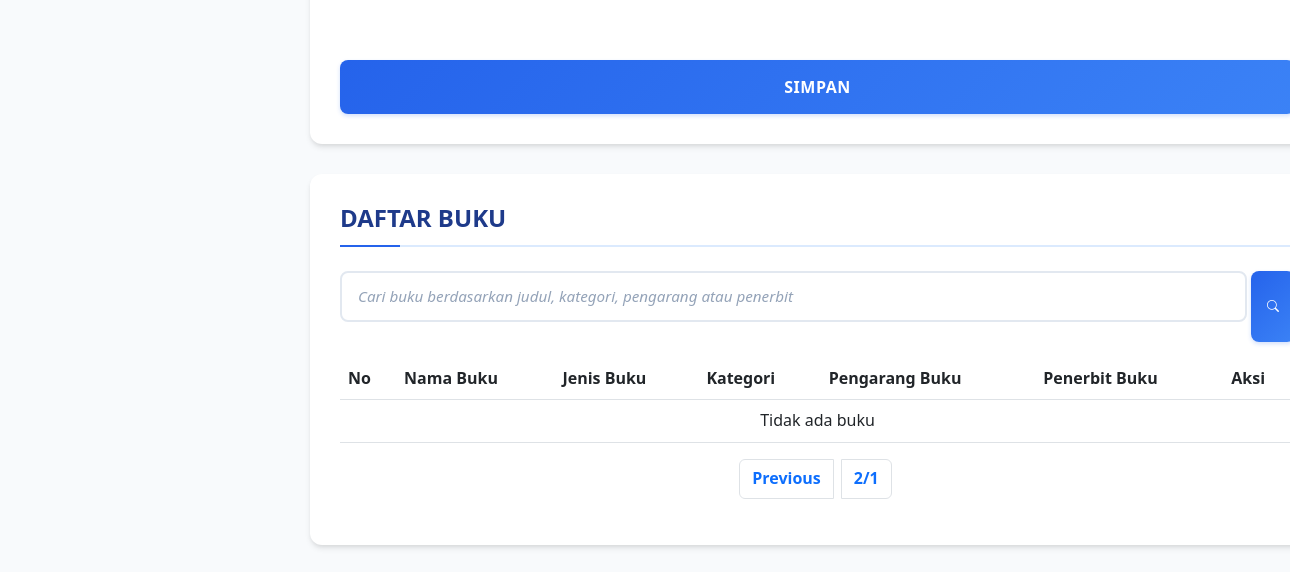
Before: /admin/pages/add_book.php?page=2 (signed in, lower part) with the older database file.
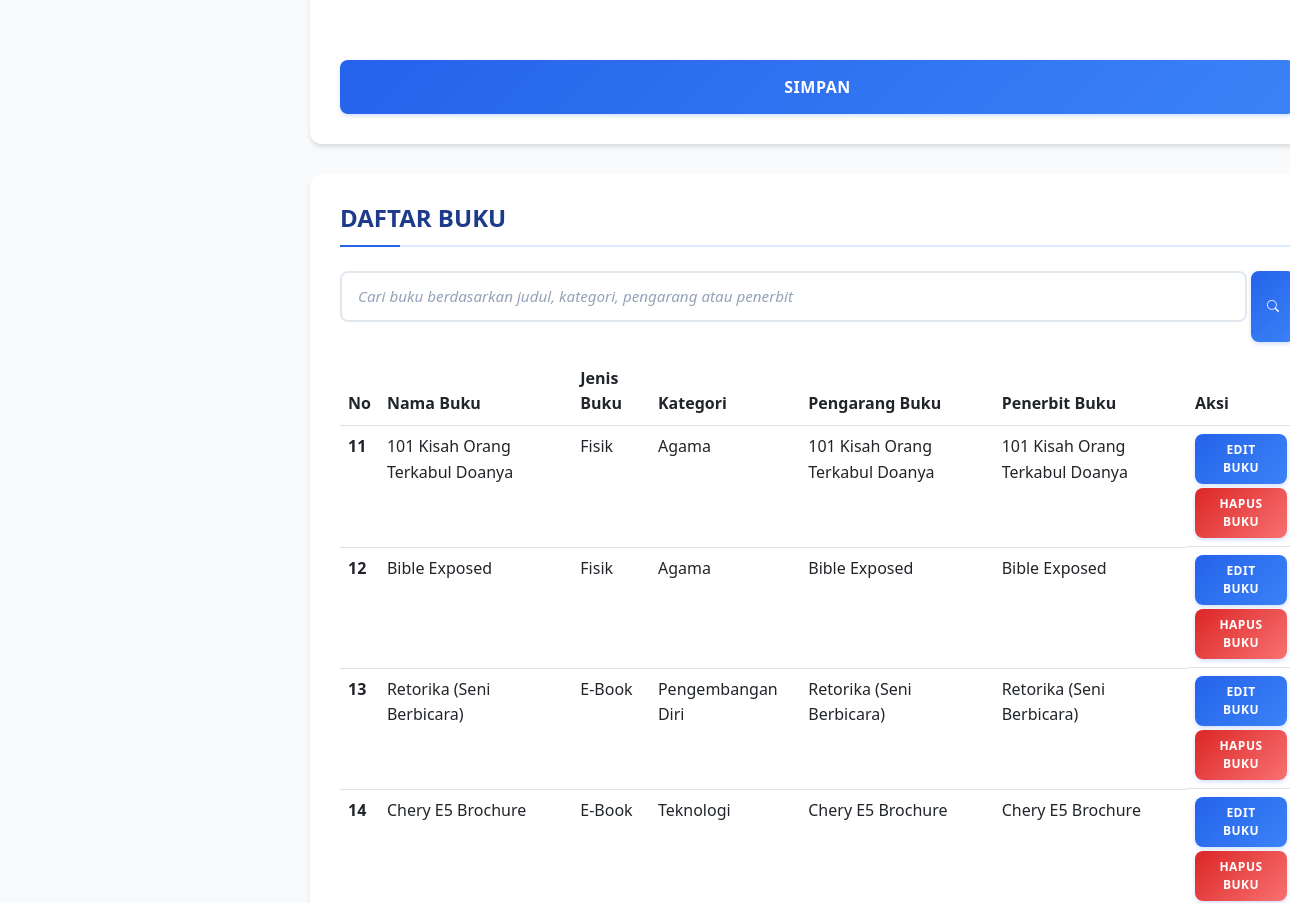
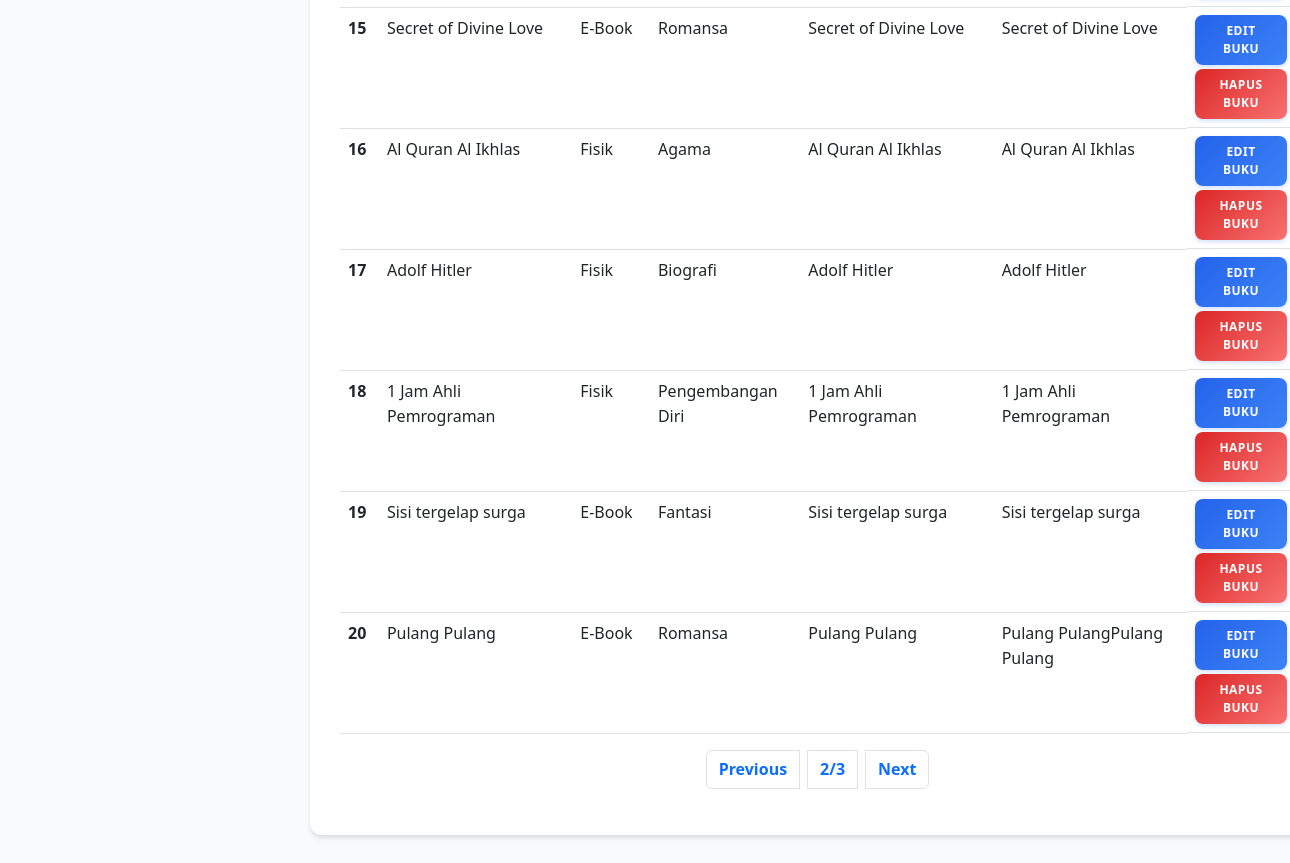
After: the same page with the newer database file (2 pictures, top to bottom).
### tables this page shows
CREATE TABLE `buku` (
  `id_buku` int NOT NULL AUTO_INCREMENT,
  `judul_buku` varchar(100) NOT NULL,
  `lampiran_buku` varchar(100) NOT NULL DEFAULT '"#"',
  `thumbnail_buku` varchar(100) NOT NULL DEFAULT '"#"',
  `id_informasi` int NOT NULL,
  `kategori_buku` varchar(100) NOT NULL,
  `jenis_buku` enum('Fisik','E-Book') NOT NULL DEFAULT 'E-Book',
  `pengarang_buku` varchar(100) NOT NULL,
  `penerbit_buku` varchar(100) NOT NULL,
  `jumlah_buku` int NOT NULL,
  `download` int NOT NULL DEFAULT '1',
  `pinjam` int NOT NULL DEFAULT '1',
  `deskripsi_buku` varchar(500) NOT NULL,
  PRIMARY KEY (`id_buku`),
  KEY `FK_id_informasi_idx` (`id_informasi`),
  KEY `FK_id_buku` (`judul_buku`),
  CONSTRAINT `FK_id_informasi` FOREIGN KEY (`id_informasi`) REFERENCES `informasi` (`id_informasi`) ON DELETE CASCADE ON UPDATE CASCADE
);

### config/class.php (called while the page is built, shortened)
<?php
class Perpustakaan{
    private $conn;
    public function __construct($dbConnection){
        $this->conn = $dbConnection;
    }
    public function displayCatalogBook($page = 1, $news_per_page = 10, $topbooks = 6): array{
        $start_from = ($page - 1) * $news_per_page;
        $stmt = $this->conn->prepare("SELECT * FROM buku ORDER BY id_buku DESC LIMIT $start_from, $news_per_page");
        $stmt->execute();
        $books = $stmt->fetchAll(PDO::FETCH_ASSOC);
        $total_news = $this->conn->prepare("SELECT COUNT(*) AS TOTAL FROM buku");
        $total_news->execute();
        $total_news = $total_news->fetch(PDO::FETCH_ASSOC);
        $total_pages = ceil($total_news["TOTAL"] / $news_per_page);
        $stmt = $this->conn->prepare("SELECT * FROM buku ORDER BY download DESC LIMIT $topbooks");
        $stmt->execute();
        $books_top = $stmt->fetchAll(PDO::FETCH_ASSOC);
        $stmt = $this->conn->prepare("SELECT * FROM buku ORDER BY pinjam DESC LIMIT $topbooks");
        $stmt->execute();
        $books_lend_top = $stmt->fetchAll(PDO::FETCH_ASSOC);
        return [
            "books" => $books,
            "books_top" => $books_top,
            "books_lend_top" => $books_lend_top,
            "total_pages" => $total_pages
        ];
    }
}

### admin/pages/table.php (the view, shortened to what this page needs)
<div class="table-responsive rounded overflow-hidden ">
    <table class="table table-hover mt-3">
        <thead>
            <tr>
                <th scope="col">No</th>
                <th scope="col">Nama Buku</th>
                <th scope="col">Jenis Buku</th>
                <th scope="col">Kategori</th>
                <th scope="col">Pengarang Buku</th>
                <th scope="col">Penerbit Buku</th>
                <th scope="col">Aksi</th>
            </tr>
        </thead>
        <tbody>
            <?php
            $news_per_page = 10;
            $id_buku = ($page - 1) * $news_per_page + 1;
            if(!empty($book_collections["books"])){
                foreach ($book_collections["books"] as $book){ ?>
                    <tr>
                        <th scope="row" class="fs-sm-5"><?= htmlspecialchars($id_buku++) ?></th>
                        <td class="fs-sm-5"><?= isset($book["judul_buku"]) ? htmlspecialchars($book["judul_buku"]) : "Tidak ada judul buku" ?></td>
                        <td class="fs-sm-5"><?= isset($book["jenis_buku"]) ? htmlspecialchars($book["jenis_buku"]) : "Tidak ada jenis buku" ?></td>
                        <td class="fs-sm-5"><?= isset($book["kategori_buku"]) ? htmlspecialchars($book["kategori_buku"]) : "Tidak ada kategori buku" ?></td>
                        <td class="fs-sm-5"><?= isset($book["pengarang_buku"]) ? htmlspecialchars($book["pengarang_buku"]) : "Tidak ada pengarang buku" ?></td>
                        <td class="fs-sm-5"><?= isset($book["penerbit_buku"]) ? htmlspecialchars($book["penerbit_buku"]) : "Tidak ada penerbit buku" ?></td>
                        <td class="d-flex flex-column gap-1">
                            <button class="btn btn-primary" onclick="window.location.href='./edit_book.php?id=<?= htmlspecialchars($book['id_buku']) ?>'">
                                Edit Buku
                            </button>
                            <form action="add_book.php" class="delete_book_form" method="POST">
                                <button class="btn btn-danger w-100">
                                    Hapus Buku
                                </button>
                            </form>
                        </td>
                    </tr>
            <?php
                }
            } else { ?>
                <tr>
                    <td scope="row" class="fs-sm-5 text-center" colspan="7">Tidak ada buku</td>
                </tr>
            <?php } ?>
        </tbody>
    </table>
    <nav aria-label="Page navigation example">
        <ul class="pagination d-flex justify-content-center gap-1">
            <?php if ($page > 1): ?> <li class="page-item"><a class="page-link fw-bold" href="add_book.php?page=<?= $page - 1 ?>">Previous</a></li><?php endif; ?>
            <li class="page-item px-1"><span class="page-link fw-bold" href="#"><?= $page."/".$total_page?></span></li>
            <?php if ($page < $total_page): ?> <li class="page-item"><a class="page-link fw-bold" href="add_book.php?page=<?= $page + 1 ?>">Next</a></li><?php endif; ?>
        </ul>
    </nav>
</div>

Changed rows visible on the page:
added buku: judul_buku "101 Kisah Orang Terkabul Doanya", jenis_buku "Fisik", kategori_buku "Agama", pengarang_buku "101 Kisah Orang Terkabul Doanya", penerbit_buku "101 Kisah Orang Terkabul Doanya"
added buku: judul_buku "Bible Exposed", jenis_buku "Fisik", kategori_buku "Agama", pengarang_buku "Bible Exposed", penerbit_buku "Bible Exposed"
added buku: judul_buku "Retorika (Seni Berbicara)", jenis_buku "E-Book", kategori_buku "Pengembangan Diri", pengarang_buku "Retorika (Seni Berbicara)", penerbit_buku "Retorika (Seni Berbicara)"
added buku: judul_buku "Chery E5 Brochure", jenis_buku "E-Book", kategori_buku "Teknologi", pengarang_buku "Chery E5 Brochure", penerbit_buku "Chery E5 Brochure"
added buku: judul_buku "Secret of Divine Love", jenis_buku "E-Book", kategori_buku "Romansa", pengarang_buku "Secret of Divine Love", penerbit_buku "Secret of Divine Love"
added buku: judul_buku "Al Quran Al Ikhlas", jenis_buku "Fisik", kategori_buku "Agama", pengarang_buku "Al Quran Al Ikhlas", penerbit_buku "Al Quran Al Ikhlas"
added buku: judul_buku "Adolf Hitler", jenis_buku "Fisik", kategori_buku "Biografi", pengarang_buku "Adolf Hitler", penerbit_buku "Adolf Hitler"
added buku: judul_buku "1 Jam Ahli Pemrograman", jenis_buku "Fisik", kategori_buku "Pengembangan Diri", pengarang_buku "1 Jam Ahli Pemrograman", penerbit_buku "1 Jam Ahli Pemrograman"
added buku: judul_buku "Sisi tergelap surga", jenis_buku "E-Book", kategori_buku "Fantasi", pengarang_buku "Sisi tergelap surga", penerbit_buku "Sisi tergelap surga"
added buku: judul_buku "Pulang Pulang", jenis_buku "E-Book", kategori_buku "Romansa", pengarang_buku "Pulang Pulang", penerbit_buku "Pulang PulangPulang Pulang"
Other visible differences:
$total_page: "1" → "3"
text no longer shown: "Tidak ada buku"
text now shown: "Next"
